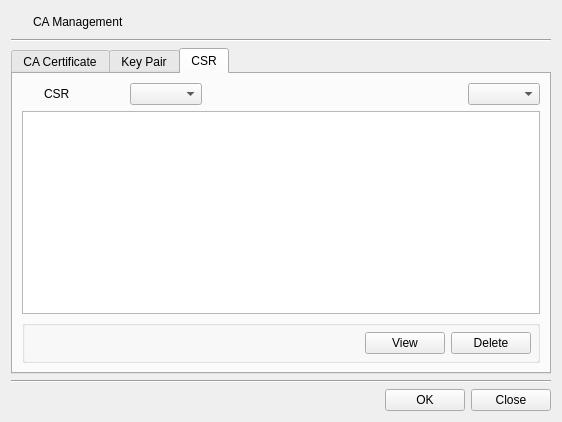
<?xml version="1.0" encoding="UTF-8"?>
<ui version="4.0">
 <class>CAManDlg</class>
 <widget class="QDialog" name="CAManDlg">
  <property name="geometry">
   <rect>
    <x>0</x>
    <y>0</y>
    <width>558</width>
    <height>422</height>
   </rect>
  </property>
  <property name="windowTitle">
   <string>CA Man</string>
  </property>
  <layout class="QVBoxLayout" name="verticalLayout">
   <item>
    <layout class="QGridLayout" name="gridLayout_8">
     <property name="topMargin">
      <number>0</number>
     </property>
     <item row="0" column="1">
      <widget class="QLabel" name="mTitleLabel">
       <property name="text">
        <string>CA Management</string>
       </property>
      </widget>
     </item>
     <item row="0" column="0">
      <widget class="QPushButton" name="pushButton">
       <property name="minimumSize">
        <size>
         <width>16</width>
         <height>0</height>
        </size>
       </property>
       <property name="maximumSize">
        <size>
         <width>16</width>
         <height>16777215</height>
        </size>
       </property>
       <property name="text">
        <string/>
       </property>
       <property name="icon">
        <iconset resource="certman.qrc">
         <normaloff>:/images/caman.png</normaloff>:/images/caman.png</iconset>
       </property>
       <property name="flat">
        <bool>true</bool>
       </property>
      </widget>
     </item>
    </layout>
   </item>
   <item>
    <widget class="Line" name="line_2">
     <property name="orientation">
      <enum>Qt::Horizontal</enum>
     </property>
    </widget>
   </item>
   <item>
    <widget class="QTabWidget" name="mTabWidget">
     <property name="minimumSize">
      <size>
       <width>540</width>
       <height>300</height>
      </size>
     </property>
     <property name="currentIndex">
      <number>2</number>
     </property>
     <widget class="QWidget" name="mCACertTab">
      <attribute name="title">
       <string>CA Certificate</string>
      </attribute>
      <layout class="QVBoxLayout" name="verticalLayout_3">
       <item>
        <layout class="QGridLayout" name="gridLayout_5">
         <property name="topMargin">
          <number>0</number>
         </property>
         <item row="0" column="2">
          <spacer name="horizontalSpacer_2">
           <property name="orientation">
            <enum>Qt::Horizontal</enum>
           </property>
           <property name="sizeHint" stdset="0">
            <size>
             <width>40</width>
             <height>20</height>
            </size>
           </property>
          </spacer>
         </item>
         <item row="0" column="3">
          <widget class="QComboBox" name="mCACertTypeCombo"/>
         </item>
         <item row="0" column="1">
          <widget class="QLabel" name="label">
           <property name="text">
            <string>Certificate</string>
           </property>
          </widget>
         </item>
         <item row="0" column="0">
          <widget class="QPushButton" name="pushButton_2">
           <property name="minimumSize">
            <size>
             <width>16</width>
             <height>0</height>
            </size>
           </property>
           <property name="maximumSize">
            <size>
             <width>16</width>
             <height>16777215</height>
            </size>
           </property>
           <property name="text">
            <string/>
           </property>
           <property name="icon">
            <iconset resource="certman.qrc">
             <normaloff>:/images/ca.png</normaloff>:/images/ca.png</iconset>
           </property>
           <property name="flat">
            <bool>true</bool>
           </property>
          </widget>
         </item>
        </layout>
       </item>
       <item>
        <widget class="QTableWidget" name="mCACertTable">
         <property name="contextMenuPolicy">
          <enum>Qt::CustomContextMenu</enum>
         </property>
         <attribute name="horizontalHeaderHighlightSections">
          <bool>false</bool>
         </attribute>
        </widget>
       </item>
       <item>
        <widget class="QGroupBox" name="mCACertGroup">
         <property name="minimumSize">
          <size>
           <width>0</width>
           <height>0</height>
          </size>
         </property>
         <property name="title">
          <string/>
         </property>
         <layout class="QVBoxLayout" name="verticalLayout_6">
          <property name="spacing">
           <number>6</number>
          </property>
          <property name="leftMargin">
           <number>6</number>
          </property>
          <property name="topMargin">
           <number>6</number>
          </property>
          <property name="rightMargin">
           <number>6</number>
          </property>
          <property name="bottomMargin">
           <number>6</number>
          </property>
          <item>
           <layout class="QGridLayout" name="gridLayout_3">
            <item row="0" column="1">
             <widget class="QPushButton" name="mCACertViewBtn">
              <property name="text">
               <string>View</string>
              </property>
             </widget>
            </item>
            <item row="0" column="2">
             <widget class="QPushButton" name="mCACertDeleteBtn">
              <property name="text">
               <string>Delete</string>
              </property>
             </widget>
            </item>
            <item row="0" column="0">
             <spacer name="horizontalSpacer_5">
              <property name="orientation">
               <enum>Qt::Horizontal</enum>
              </property>
              <property name="sizeHint" stdset="0">
               <size>
                <width>40</width>
                <height>20</height>
               </size>
              </property>
             </spacer>
            </item>
           </layout>
          </item>
         </layout>
        </widget>
       </item>
      </layout>
     </widget>
     <widget class="QWidget" name="mKeyPairTab">
      <attribute name="title">
       <string>Key Pair</string>
      </attribute>
      <layout class="QVBoxLayout" name="verticalLayout_4">
       <item>
        <layout class="QGridLayout" name="gridLayout_6">
         <property name="topMargin">
          <number>0</number>
         </property>
         <item row="0" column="1">
          <widget class="QLabel" name="label_2">
           <property name="minimumSize">
            <size>
             <width>80</width>
             <height>0</height>
            </size>
           </property>
           <property name="text">
            <string>Key Pair</string>
           </property>
          </widget>
         </item>
         <item row="0" column="4">
          <widget class="QComboBox" name="mKeyPairTypeCombo"/>
         </item>
         <item row="0" column="3">
          <spacer name="horizontalSpacer_3">
           <property name="orientation">
            <enum>Qt::Horizontal</enum>
           </property>
           <property name="sizeHint" stdset="0">
            <size>
             <width>40</width>
             <height>20</height>
            </size>
           </property>
          </spacer>
         </item>
         <item row="0" column="2">
          <widget class="QComboBox" name="mKeyPairStatusCombo"/>
         </item>
         <item row="0" column="0">
          <widget class="QPushButton" name="pushButton_3">
           <property name="minimumSize">
            <size>
             <width>16</width>
             <height>0</height>
            </size>
           </property>
           <property name="maximumSize">
            <size>
             <width>16</width>
             <height>16777207</height>
            </size>
           </property>
           <property name="text">
            <string/>
           </property>
           <property name="icon">
            <iconset resource="certman.qrc">
             <normaloff>:/images/key_reg.png</normaloff>:/images/key_reg.png</iconset>
           </property>
           <property name="flat">
            <bool>true</bool>
           </property>
          </widget>
         </item>
        </layout>
       </item>
       <item>
        <widget class="QTableWidget" name="mKeyPairTable">
         <property name="contextMenuPolicy">
          <enum>Qt::CustomContextMenu</enum>
         </property>
         <attribute name="horizontalHeaderHighlightSections">
          <bool>false</bool>
         </attribute>
        </widget>
       </item>
       <item>
        <widget class="QGroupBox" name="mKeyPairGroup">
         <property name="minimumSize">
          <size>
           <width>0</width>
           <height>0</height>
          </size>
         </property>
         <property name="title">
          <string/>
         </property>
         <layout class="QVBoxLayout" name="verticalLayout_2">
          <property name="spacing">
           <number>6</number>
          </property>
          <property name="leftMargin">
           <number>6</number>
          </property>
          <property name="topMargin">
           <number>6</number>
          </property>
          <property name="rightMargin">
           <number>6</number>
          </property>
          <property name="bottomMargin">
           <number>6</number>
          </property>
          <item>
           <layout class="QGridLayout" name="gridLayout_2">
            <item row="0" column="2">
             <widget class="QPushButton" name="mKeyPairDeleteBtn">
              <property name="text">
               <string>Delete</string>
              </property>
             </widget>
            </item>
            <item row="0" column="1">
             <widget class="QPushButton" name="mKeyPairViewBtn">
              <property name="text">
               <string>View</string>
              </property>
             </widget>
            </item>
            <item row="0" column="0">
             <spacer name="horizontalSpacer_6">
              <property name="orientation">
               <enum>Qt::Horizontal</enum>
              </property>
              <property name="sizeHint" stdset="0">
               <size>
                <width>40</width>
                <height>20</height>
               </size>
              </property>
             </spacer>
            </item>
           </layout>
          </item>
         </layout>
        </widget>
       </item>
      </layout>
     </widget>
     <widget class="QWidget" name="mCSRTab">
      <attribute name="title">
       <string>CSR</string>
      </attribute>
      <layout class="QVBoxLayout" name="verticalLayout_5">
       <item>
        <layout class="QGridLayout" name="gridLayout_7">
         <property name="topMargin">
          <number>0</number>
         </property>
         <item row="0" column="3">
          <spacer name="horizontalSpacer_4">
           <property name="orientation">
            <enum>Qt::Horizontal</enum>
           </property>
           <property name="sizeHint" stdset="0">
            <size>
             <width>40</width>
             <height>20</height>
            </size>
           </property>
          </spacer>
         </item>
         <item row="0" column="4">
          <widget class="QComboBox" name="mCSRTypeCombo"/>
         </item>
         <item row="0" column="1">
          <widget class="QLabel" name="label_3">
           <property name="minimumSize">
            <size>
             <width>80</width>
             <height>0</height>
            </size>
           </property>
           <property name="text">
            <string>CSR</string>
           </property>
          </widget>
         </item>
         <item row="0" column="2">
          <widget class="QComboBox" name="mCSRStatusCombo"/>
         </item>
         <item row="0" column="0">
          <widget class="QPushButton" name="pushButton_4">
           <property name="minimumSize">
            <size>
             <width>16</width>
             <height>0</height>
            </size>
           </property>
           <property name="maximumSize">
            <size>
             <width>16</width>
             <height>16777215</height>
            </size>
           </property>
           <property name="text">
            <string/>
           </property>
           <property name="icon">
            <iconset resource="certman.qrc">
             <normaloff>:/images/csr.png</normaloff>:/images/csr.png</iconset>
           </property>
           <property name="flat">
            <bool>true</bool>
           </property>
          </widget>
         </item>
        </layout>
       </item>
       <item>
        <widget class="QTableWidget" name="mCSRTable">
         <property name="minimumSize">
          <size>
           <width>0</width>
           <height>0</height>
          </size>
         </property>
         <property name="contextMenuPolicy">
          <enum>Qt::CustomContextMenu</enum>
         </property>
         <attribute name="horizontalHeaderHighlightSections">
          <bool>false</bool>
         </attribute>
        </widget>
       </item>
       <item>
        <widget class="QGroupBox" name="mCSRGroup">
         <property name="minimumSize">
          <size>
           <width>0</width>
           <height>0</height>
          </size>
         </property>
         <property name="title">
          <string/>
         </property>
         <layout class="QVBoxLayout" name="verticalLayout_7">
          <property name="spacing">
           <number>6</number>
          </property>
          <property name="leftMargin">
           <number>6</number>
          </property>
          <property name="topMargin">
           <number>6</number>
          </property>
          <property name="rightMargin">
           <number>6</number>
          </property>
          <property name="bottomMargin">
           <number>6</number>
          </property>
          <item>
           <layout class="QGridLayout" name="gridLayout_4">
            <item row="0" column="2">
             <widget class="QPushButton" name="mCSRDeleteBtn">
              <property name="text">
               <string>Delete</string>
              </property>
             </widget>
            </item>
            <item row="0" column="1">
             <widget class="QPushButton" name="mCSRViewBtn">
              <property name="text">
               <string>View</string>
              </property>
             </widget>
            </item>
            <item row="0" column="0">
             <spacer name="horizontalSpacer_7">
              <property name="orientation">
               <enum>Qt::Horizontal</enum>
              </property>
              <property name="sizeHint" stdset="0">
               <size>
                <width>40</width>
                <height>20</height>
               </size>
              </property>
             </spacer>
            </item>
           </layout>
          </item>
         </layout>
        </widget>
       </item>
      </layout>
     </widget>
    </widget>
   </item>
   <item>
    <widget class="Line" name="line">
     <property name="orientation">
      <enum>Qt::Horizontal</enum>
     </property>
    </widget>
   </item>
   <item>
    <layout class="QGridLayout" name="gridLayout">
     <item row="0" column="1">
      <widget class="QPushButton" name="mOKBtn">
       <property name="text">
        <string>OK</string>
       </property>
      </widget>
     </item>
     <item row="0" column="2">
      <widget class="QPushButton" name="mCloseBtn">
       <property name="text">
        <string>Close</string>
       </property>
      </widget>
     </item>
     <item row="0" column="0">
      <spacer name="horizontalSpacer">
       <property name="orientation">
        <enum>Qt::Horizontal</enum>
       </property>
       <property name="sizeHint" stdset="0">
        <size>
         <width>40</width>
         <height>20</height>
        </size>
       </property>
      </spacer>
     </item>
    </layout>
   </item>
  </layout>
 </widget>
 <tabstops>
  <tabstop>mTabWidget</tabstop>
  <tabstop>mCACertTypeCombo</tabstop>
  <tabstop>mCACertTable</tabstop>
  <tabstop>mCACertViewBtn</tabstop>
  <tabstop>mCACertDeleteBtn</tabstop>
  <tabstop>mKeyPairStatusCombo</tabstop>
  <tabstop>mKeyPairTypeCombo</tabstop>
  <tabstop>mKeyPairTable</tabstop>
  <tabstop>mKeyPairViewBtn</tabstop>
  <tabstop>mKeyPairDeleteBtn</tabstop>
  <tabstop>mCSRStatusCombo</tabstop>
  <tabstop>mCSRTypeCombo</tabstop>
  <tabstop>mCSRTable</tabstop>
  <tabstop>mCSRViewBtn</tabstop>
  <tabstop>mCSRDeleteBtn</tabstop>
  <tabstop>mOKBtn</tabstop>
  <tabstop>mCloseBtn</tabstop>
 </tabstops>
 <resources>
  <include location="certman.qrc"/>
 </resources>
 <connections/>
</ui>
